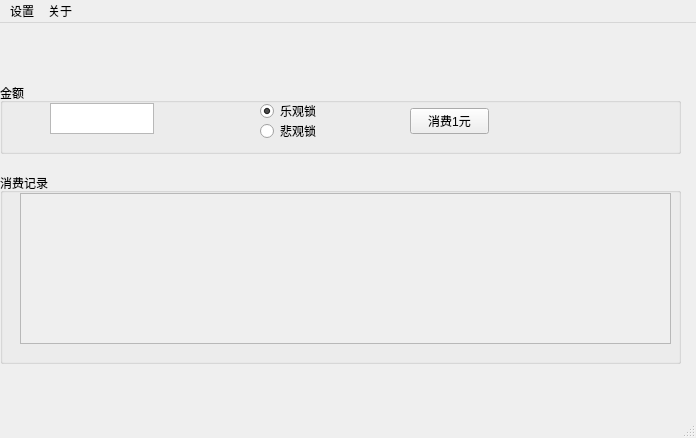
<?xml version="1.0" encoding="UTF-8"?>
<ui version="4.0">
 <class>MainWindow</class>
 <widget class="QMainWindow" name="MainWindow">
  <property name="geometry">
   <rect>
    <x>0</x>
    <y>0</y>
    <width>696</width>
    <height>438</height>
   </rect>
  </property>
  <property name="windowTitle">
   <string>MainWindow</string>
  </property>
  <widget class="QWidget" name="centralwidget">
   <widget class="QWidget" name="verticalLayoutWidget">
    <property name="geometry">
     <rect>
      <x>0</x>
      <y>0</y>
      <width>681</width>
      <height>51</height>
     </rect>
    </property>
    <layout class="QHBoxLayout" name="horizontalLayout_2">
     <item>
      <widget class="QLabel" name="label">
       <property name="text">
        <string/>
       </property>
      </widget>
     </item>
    </layout>
   </widget>
   <widget class="QGroupBox" name="groupBox">
    <property name="geometry">
     <rect>
      <x>0</x>
      <y>150</y>
      <width>681</width>
      <height>191</height>
     </rect>
    </property>
    <property name="title">
     <string>消费记录</string>
    </property>
    <widget class="QScrollArea" name="scrollArea">
     <property name="geometry">
      <rect>
       <x>20</x>
       <y>20</y>
       <width>651</width>
       <height>151</height>
      </rect>
     </property>
     <property name="widgetResizable">
      <bool>true</bool>
     </property>
     <widget class="QWidget" name="scrollAreaWidgetContents">
      <property name="geometry">
       <rect>
        <x>0</x>
        <y>0</y>
        <width>649</width>
        <height>149</height>
       </rect>
      </property>
     </widget>
    </widget>
   </widget>
   <widget class="QGroupBox" name="groupBox_2">
    <property name="geometry">
     <rect>
      <x>0</x>
      <y>60</y>
      <width>681</width>
      <height>71</height>
     </rect>
    </property>
    <property name="title">
     <string>金额</string>
    </property>
    <widget class="QWidget" name="verticalLayoutWidget_2">
     <property name="geometry">
      <rect>
       <x>410</x>
       <y>10</y>
       <width>79</width>
       <height>56</height>
      </rect>
     </property>
     <layout class="QVBoxLayout" name="verticalLayout">
      <item>
       <widget class="QPushButton" name="pushButton">
        <property name="text">
         <string>消费1元</string>
        </property>
       </widget>
      </item>
     </layout>
    </widget>
    <widget class="QTextEdit" name="textEdit">
     <property name="geometry">
      <rect>
       <x>50</x>
       <y>20</y>
       <width>104</width>
       <height>31</height>
      </rect>
     </property>
    </widget>
    <widget class="QRadioButton" name="radioButton">
     <property name="geometry">
      <rect>
       <x>260</x>
       <y>40</y>
       <width>89</width>
       <height>16</height>
      </rect>
     </property>
     <property name="text">
      <string>悲观锁</string>
     </property>
     <property name="checked">
      <bool>false</bool>
     </property>
    </widget>
    <widget class="QRadioButton" name="radioButton_2">
     <property name="geometry">
      <rect>
       <x>260</x>
       <y>20</y>
       <width>89</width>
       <height>16</height>
      </rect>
     </property>
     <property name="text">
      <string>乐观锁</string>
     </property>
     <property name="checked">
      <bool>true</bool>
     </property>
    </widget>
   </widget>
  </widget>
  <widget class="QMenuBar" name="menubar">
   <property name="geometry">
    <rect>
     <x>0</x>
     <y>0</y>
     <width>696</width>
     <height>23</height>
    </rect>
   </property>
   <widget class="QMenu" name="menu">
    <property name="title">
     <string>设置</string>
    </property>
   </widget>
   <widget class="QMenu" name="menu_2">
    <property name="title">
     <string>关于</string>
    </property>
   </widget>
   <addaction name="menu"/>
   <addaction name="menu_2"/>
  </widget>
  <widget class="QStatusBar" name="statusbar"/>
 </widget>
 <resources/>
 <connections/>
</ui>
